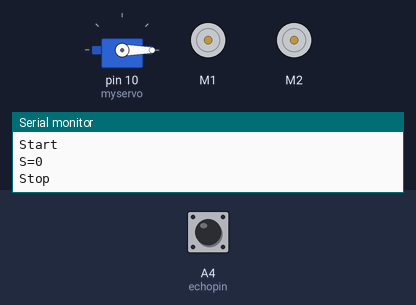
This sketch was run on a simulated Arduino Uno, built with avr-gcc and run on an emulated ATmega328P. Parts: servo, 2 × DC motor (green arrow = forward, orange = backward, longer = faster), the last lines printed to the serial monitor. Inputs (shaded band) come from the test bench; at power-on: A4 (echopin) LOW.

Above: at 1.2 s.
1.3 s: A4 (echopin) pulsed HIGH 2 times (0.12 s each, 0.3 s apart)
At 2.4 s:
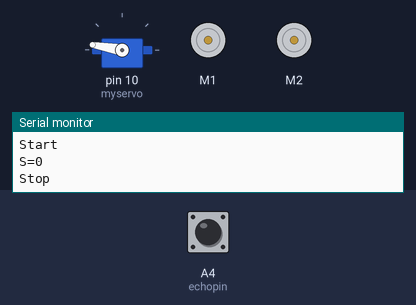
At 4.6 s:
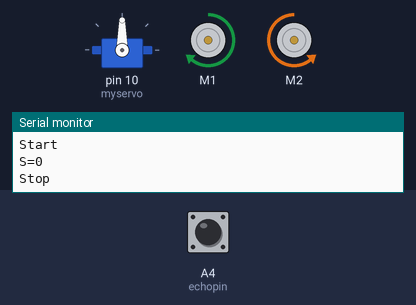
4.9 s: A4 (echopin) pulsed HIGH 5 times (0.12 s each, 0.3 s apart)
At 6.1 s:
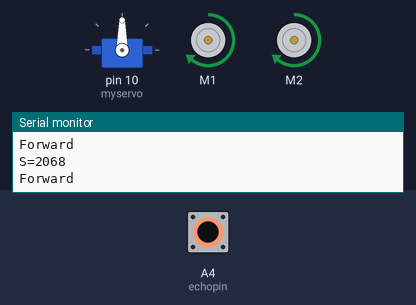
Timing chart, 0 to 17.7 s (numbered marks = the images above; inputs shaded):
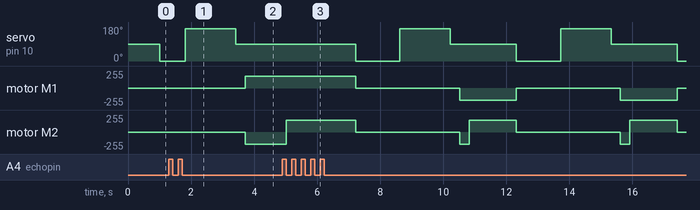

Measured:
- after the input at 1.3 s, motor M1: stopped → forward 180/255 after 2.4 s
- by itself, motor M2: repeats every 5.1 s: stopped 3.3 s, backward 180/255 0.30 s, forward 180/255 1.5 s

The sketch:

Obstacle_Avoiding_Robot.ino
```cpp
#include "AFMotor.h"
#include <Servo.h>

#define echopin A4 // echo pin
#define trigpin A5 // Trigger pin

Servo myservo;

const int MOTOR_1 = 1;
const int MOTOR_2 = 2;
//const int MOTOR_3 = 3;
//const int MOTOR_4 = 4;

AF_DCMotor motor1(MOTOR_1, MOTOR12_64KHZ); // create motor object, 64KHz pwm
AF_DCMotor motor2(MOTOR_2, MOTOR12_64KHZ); // create motor object, 64KHz pwm
//AF_DCMotor motor3(MOTOR_3, MOTOR12_64KHZ); // create motor object, 64KHz pwm
//AF_DCMotor motor4(MOTOR_4, MOTOR12_64KHZ); // create motor object, 64KHz pwm
//===============================================================================
//  Initialization
//===============================================================================

int distance_L, distance_F, distance_R;
long distance;

int set = 20;

void setup() {
  Serial.begin(9600);           // Initialize serial port
  Serial.println("Start");

  myservo.attach(10);
  myservo.write(90);

  pinMode (trigpin, OUTPUT);
  pinMode (echopin, INPUT );

  motor1.setSpeed(180);          // set the motor speed to 0-255
  motor2.setSpeed(180);
 // motor3.setSpeed(180);
  //motor4.setSpeed(180);
}
//===============================================================================
//  Main
//===============================================================================
void loop() {
 distance_F = data();
 Serial.print("S=");
 Serial.println(distance_F);
  if (distance_F > set){
   Serial.println("Forward");
  motor1.run(FORWARD);         // turn it on going forward
  motor2.run(FORWARD);
  //motor3.run(FORWARD);
 // motor4.run(FORWARD);
    }
    else{hc_sr4();}
}


long data(){
  digitalWrite(trigpin, LOW);
  delayMicroseconds(2);
  digitalWrite(trigpin, HIGH);
  delayMicroseconds(10);
  distance = pulseIn (echopin, HIGH);
  return distance / 29 / 2;
}


void compareDistance(){
  if (distance_L > distance_R){
  motor1.run(BACKWARD);   // turn it on going left
  motor2.run(FORWARD);
  //motor3.run(FORWARD);
  //motor4.run(FORWARD);
    delay(350);
  }
  else if (distance_R > distance_L){
  motor1.run(FORWARD);  // the other right
  motor2.run(BACKWARD);
 // motor3.run(BACKWARD);
 // motor4.run(BACKWARD);
    delay(350);
  }
  else{
  motor1.run(BACKWARD);  // the other way
  motor2.run(BACKWARD);
//  motor3.run(BACKWARD);
  //motor4.run(BACKWARD);
   delay(300);
  motor1.run(BACKWARD);   // turn it on going left
  motor2.run(FORWARD);
 // motor3.run(FORWARD);
  //motor4.run(FORWARD);
    delay(500);
  }
}

void hc_sr4(){
    Serial.println("Stop");
    motor1.run(RELEASE);         // stopped
    motor2.run(RELEASE);
   // motor3.run(RELEASE);
    //motor4.run(RELEASE);

    myservo.write(0);
    delay(300);
    distance_R = data();
    delay(100);
    myservo.write(170);
    delay(500);
    distance_L = data();
    delay(100);
    myservo.write(90);
    delay(300);
    compareDistance();
}
```
